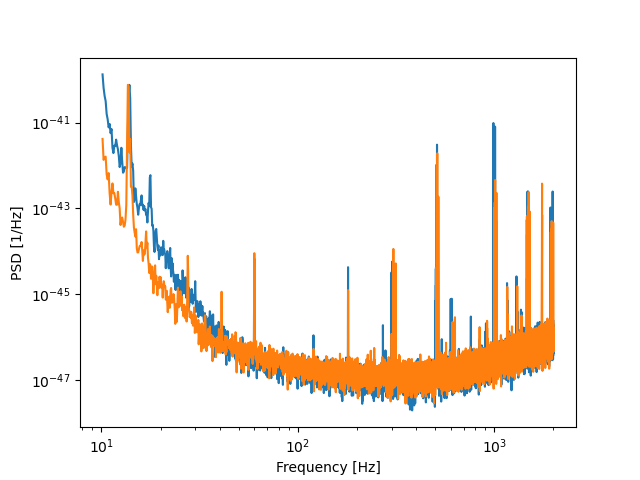

Reproduce this figure in Python.
import numpy as np
import matplotlib.pyplot as plt

psd_H1 = "/work/wouters/GW231109/data/H1_psd.txt"
psd_L1 = "/work/wouters/GW231109/data/L1_psd.txt"

plt.figure()
for psd_file in [psd_H1, psd_L1]:
    freqs, psd = np.loadtxt(psd_file, unpack=True)
    
    plt.loglog(freqs, psd)
    plt.xlabel("Frequency [Hz]")
    plt.ylabel("PSD [1/Hz]")
    
plt.savefig("check_anna_psd.png")
plt.close()